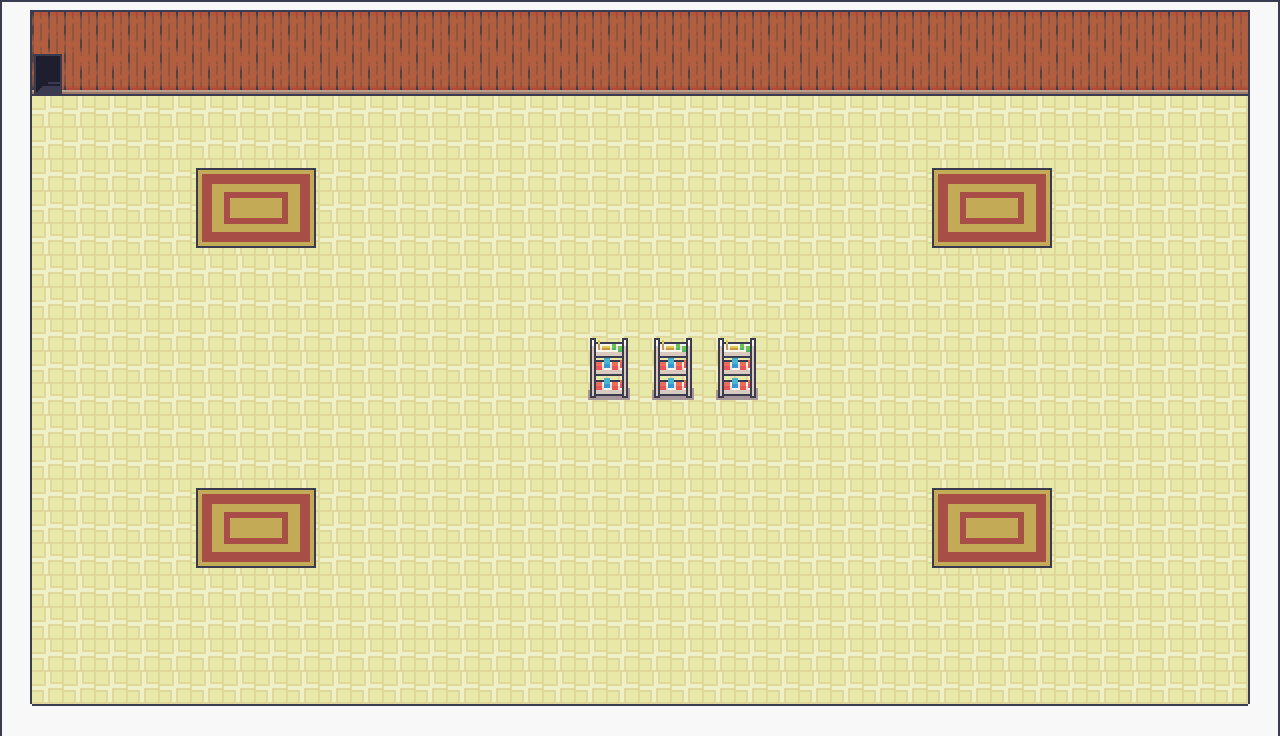

The image is a tile-based game level rendered from a .tmx file. Its description and source (layers, tilesets, objects; grid data summarised) follow:
An orthogonal 40x23 tile map with 32x32 px tiles, 3 tile layers (background, underlay, overlay), 2 tilesets and 6 objects.

<map version="1.5" tiledversion="1.7.2" orientation="orthogonal" renderorder="right-down" width="40" height="23" tilewidth="32" tileheight="32" infinite="0" nextlayerid="9" nextobjectid="13">
 <tileset firstgid="1" source="interiors.tsx" />
 <tileset firstgid="1425" source="interiors_floors_walls.tsx" />
 <layer id="1" name="background" width="40" height="23">
  <data>[920 cells, 920 non-empty, 10 distinct tile ids]</data>
 </layer>
 <layer id="2" name="underlay" width="40" height="23">
  <data>[920 cells, 48 non-empty, 12 distinct tile ids]</data>
 </layer>
 <layer id="3" name="overlay" width="40" height="23">
  <data>[920 cells, 20 non-empty, 8 distinct tile ids]</data>
 </layer>
 <objectgroup id="4" name="obstacles">
  <object id="6" x="2.66667" y="30.6667" width="1276" height="32" />
  <object id="7" x="1249.33" y="29.3333" width="28" height="673.333" />
  <object id="9" x="29.3333" y="704" width="1220" height="32" />
  <object id="10" x="0" y="60" width="29.3333" height="641.333" />
 </objectgroup>
 <objectgroup id="5" name="doors">
  <object id="11" x="34" y="65.5" width="28" height="19">
   <properties>
    <property name="col" type="int" value="9" />
    <property name="map_name" value="map1" />
    <property name="row" type="int" value="3" />
   </properties>
  </object>
 </objectgroup>
 <objectgroup id="6" name="items" />
 <objectgroup id="7" name="npcs">
  <object id="12" x="64" y="287" width="95" height="97">
   <properties>
    <property name="npc_col" type="int" value="3" />
    <property name="npc_id" value="0" />
    <property name="npc_row" type="int" value="10" />
    <property name="speech_id" value="0" />
   </properties>
  </object>
 </objectgroup>
 <objectgroup id="8" name="animated_tiles" />
</map>
